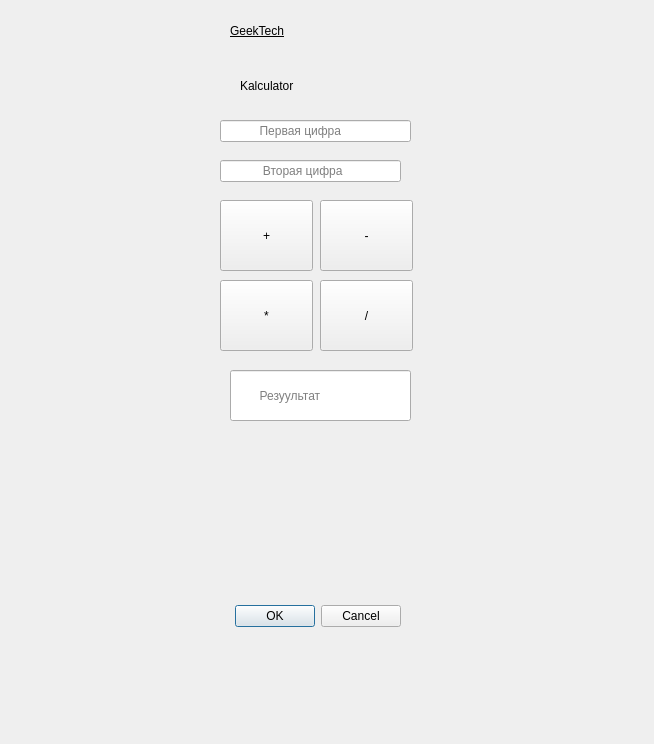
<?xml version="1.0" encoding="UTF-8"?>
<ui version="4.0">
 <class>Dialog</class>
 <widget class="QDialog" name="Dialog">
  <property name="geometry">
   <rect>
    <x>0</x>
    <y>0</y>
    <width>654</width>
    <height>744</height>
   </rect>
  </property>
  <property name="windowTitle">
   <string>Dialog</string>
  </property>
  <widget class="QDialogButtonBox" name="buttonBox">
   <property name="geometry">
    <rect>
     <x>60</x>
     <y>600</y>
     <width>341</width>
     <height>32</height>
    </rect>
   </property>
   <property name="orientation">
    <enum>Qt::Horizontal</enum>
   </property>
   <property name="standardButtons">
    <set>QDialogButtonBox::Cancel|QDialogButtonBox::Ok</set>
   </property>
  </widget>
  <widget class="QLabel" name="label">
   <property name="geometry">
    <rect>
     <x>230</x>
     <y>0</y>
     <width>161</width>
     <height>61</height>
    </rect>
   </property>
   <property name="styleSheet">
    <string notr="true">font: 21pt &quot;MS Shell Dlg 2&quot;;
text-decoration: underline;</string>
   </property>
   <property name="text">
    <string>GeekTech</string>
   </property>
  </widget>
  <widget class="QLabel" name="label_2">
   <property name="geometry">
    <rect>
     <x>240</x>
     <y>60</y>
     <width>141</width>
     <height>51</height>
    </rect>
   </property>
   <property name="styleSheet">
    <string notr="true">font: 18pt &quot;MS Shell Dlg 2&quot;;</string>
   </property>
   <property name="text">
    <string>Kalculator</string>
   </property>
  </widget>
  <widget class="QLineEdit" name="input1">
   <property name="geometry">
    <rect>
     <x>220</x>
     <y>120</y>
     <width>191</width>
     <height>22</height>
    </rect>
   </property>
   <property name="placeholderText">
    <string>           Первая цифра</string>
   </property>
  </widget>
  <widget class="QLineEdit" name="input2">
   <property name="geometry">
    <rect>
     <x>220</x>
     <y>160</y>
     <width>181</width>
     <height>22</height>
    </rect>
   </property>
   <property name="placeholderText">
    <string>            Вторая цифра</string>
   </property>
  </widget>
  <widget class="QPushButton" name="add">
   <property name="geometry">
    <rect>
     <x>220</x>
     <y>200</y>
     <width>93</width>
     <height>71</height>
    </rect>
   </property>
   <property name="styleSheet">
    <string notr="true">font: 75 14pt &quot;MS Shell Dlg 2&quot;;</string>
   </property>
   <property name="text">
    <string>+</string>
   </property>
  </widget>
  <widget class="QPushButton" name="sub">
   <property name="geometry">
    <rect>
     <x>320</x>
     <y>200</y>
     <width>93</width>
     <height>71</height>
    </rect>
   </property>
   <property name="styleSheet">
    <string notr="true">font: 75 14pt &quot;MS Shell Dlg 2&quot;;
font: 20pt &quot;MS Shell Dlg 2&quot;;</string>
   </property>
   <property name="text">
    <string>-</string>
   </property>
  </widget>
  <widget class="QPushButton" name="muit">
   <property name="geometry">
    <rect>
     <x>220</x>
     <y>280</y>
     <width>93</width>
     <height>71</height>
    </rect>
   </property>
   <property name="styleSheet">
    <string notr="true">

font: 20pt &quot;MS Shell Dlg 2&quot;;</string>
   </property>
   <property name="text">
    <string>*</string>
   </property>
  </widget>
  <widget class="QPushButton" name="div">
   <property name="geometry">
    <rect>
     <x>320</x>
     <y>280</y>
     <width>93</width>
     <height>71</height>
    </rect>
   </property>
   <property name="styleSheet">
    <string notr="true">font: 75 14pt &quot;MS Shell Dlg 2&quot;;
font: 20pt &quot;MS Shell Dlg 2&quot;;</string>
   </property>
   <property name="text">
    <string>/</string>
   </property>
  </widget>
  <widget class="QLineEdit" name="lineEdit_3">
   <property name="geometry">
    <rect>
     <x>230</x>
     <y>370</y>
     <width>181</width>
     <height>51</height>
    </rect>
   </property>
   <property name="styleSheet">
    <string notr="true">font: 75 14pt &quot;MS Shell Dlg 2&quot;;
font: 75 14pt &quot;MS Serif&quot;;</string>
   </property>
   <property name="placeholderText">
    <string>        Резуультат</string>
   </property>
  </widget>
 </widget>
 <resources/>
 <connections>
  <connection>
   <sender>buttonBox</sender>
   <signal>accepted()</signal>
   <receiver>Dialog</receiver>
   <slot>accept()</slot>
   <hints>
    <hint type="sourcelabel">
     <x>248</x>
     <y>254</y>
    </hint>
    <hint type="destinationlabel">
     <x>157</x>
     <y>274</y>
    </hint>
   </hints>
  </connection>
  <connection>
   <sender>buttonBox</sender>
   <signal>rejected()</signal>
   <receiver>Dialog</receiver>
   <slot>reject()</slot>
   <hints>
    <hint type="sourcelabel">
     <x>316</x>
     <y>260</y>
    </hint>
    <hint type="destinationlabel">
     <x>286</x>
     <y>274</y>
    </hint>
   </hints>
  </connection>
 </connections>
</ui>
